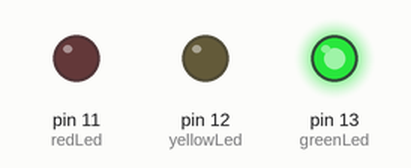
The sketch below on a simulated Arduino Uno, built with avr-gcc and run on an emulated ATmega328P. Shown: output pins drawn as LEDs (lit = HIGH).

Above: at 0.5 s.
At 18.5 s:
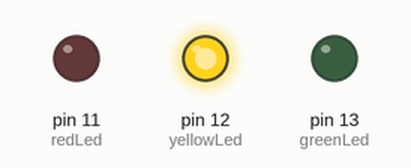
At 28.5 s:
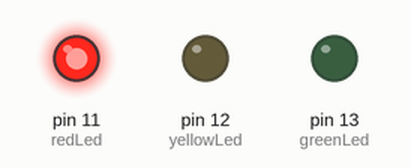
At 37.5 s:
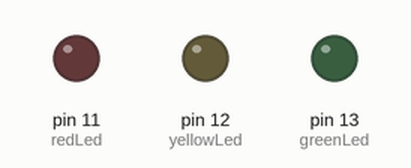
Timing chart, 0 to 39.0 s (numbered marks = the images above):
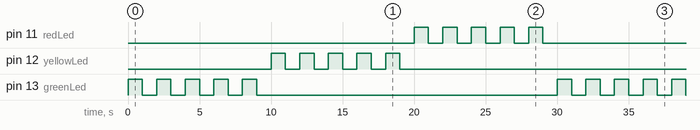

The sketch:

ThreeLeds01.ino
```cpp
int greenLed =13;
int yellowLed = 12;
int redLed = 11;

int counter = 0;

void setup() {
  pinMode(greenLed, OUTPUT);
  pinMode(yellowLed, OUTPUT);
  pinMode(redLed, OUTPUT);
}

void loop() {
  if(counter<5)
  {
    digitalWrite(greenLed,HIGH);
    delay(1000);
    digitalWrite(greenLed,LOW);
    delay(1000);
    counter +=1;
  }
  else if (counter >= 5 && counter < 10)
  {
    digitalWrite(yellowLed, HIGH);
    delay(1000);
    digitalWrite(yellowLed,LOW);
    delay(1000);
    counter +=1;
  }
  else
  {
    counter +=1;

    if(counter == 15)
    {
     counter = 0;
    }

    digitalWrite(redLed,HIGH);
    delay(1000);
    digitalWrite(redLed,LOW);
    delay(1000);
  }
}
```

Measured:
- by itself, pin 11 (redLed), pin 12 (yellowLed), pin 13 (greenLed): repeats every 30.0 s: 4 × (LOW 1.0 s, HIGH 1.0 s), LOW 21.0 s, HIGH 1.0 s
- by itself, everything shown: repeats every 30.0 s, in 30 steps
